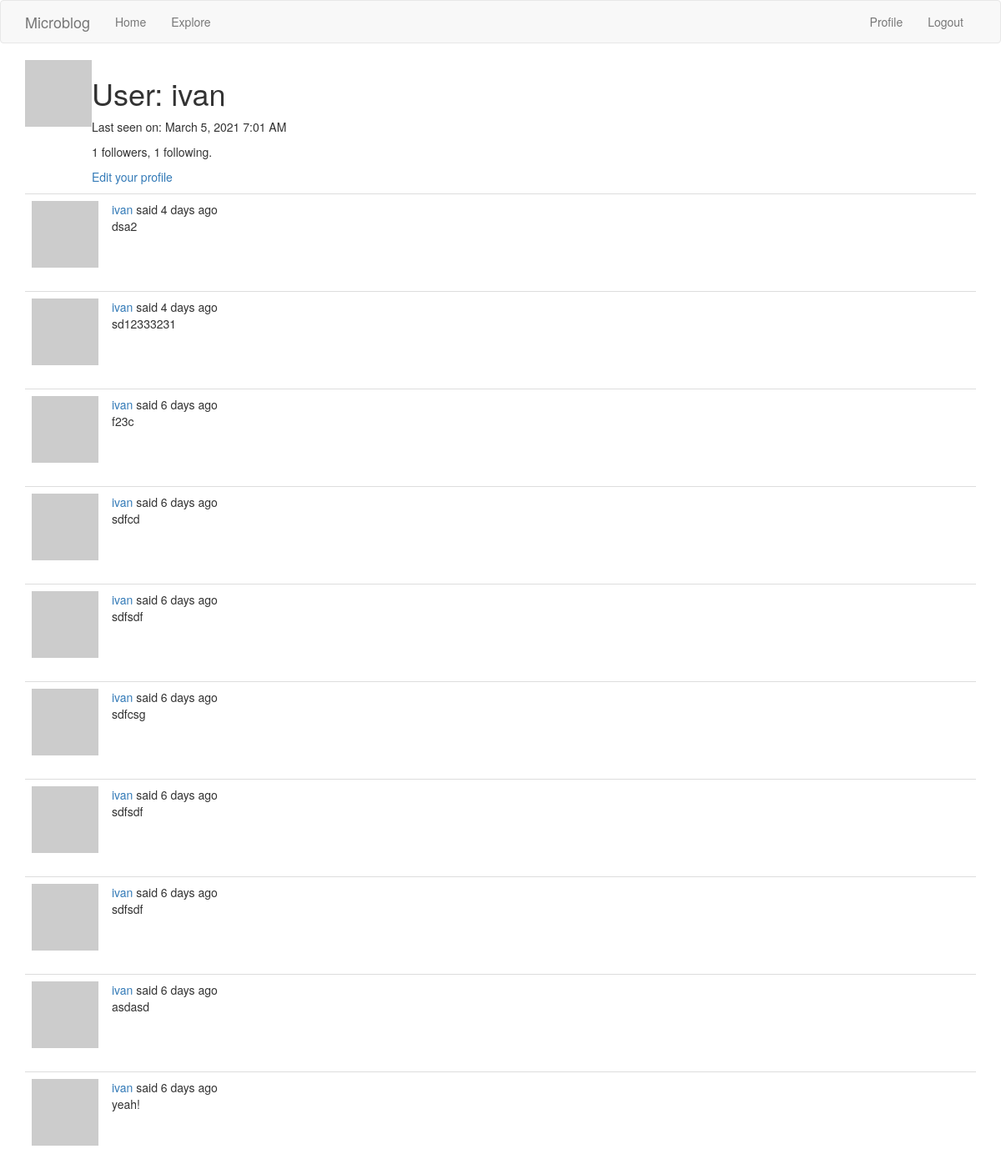
Before: /user/ivan (signed in) with the older database file.
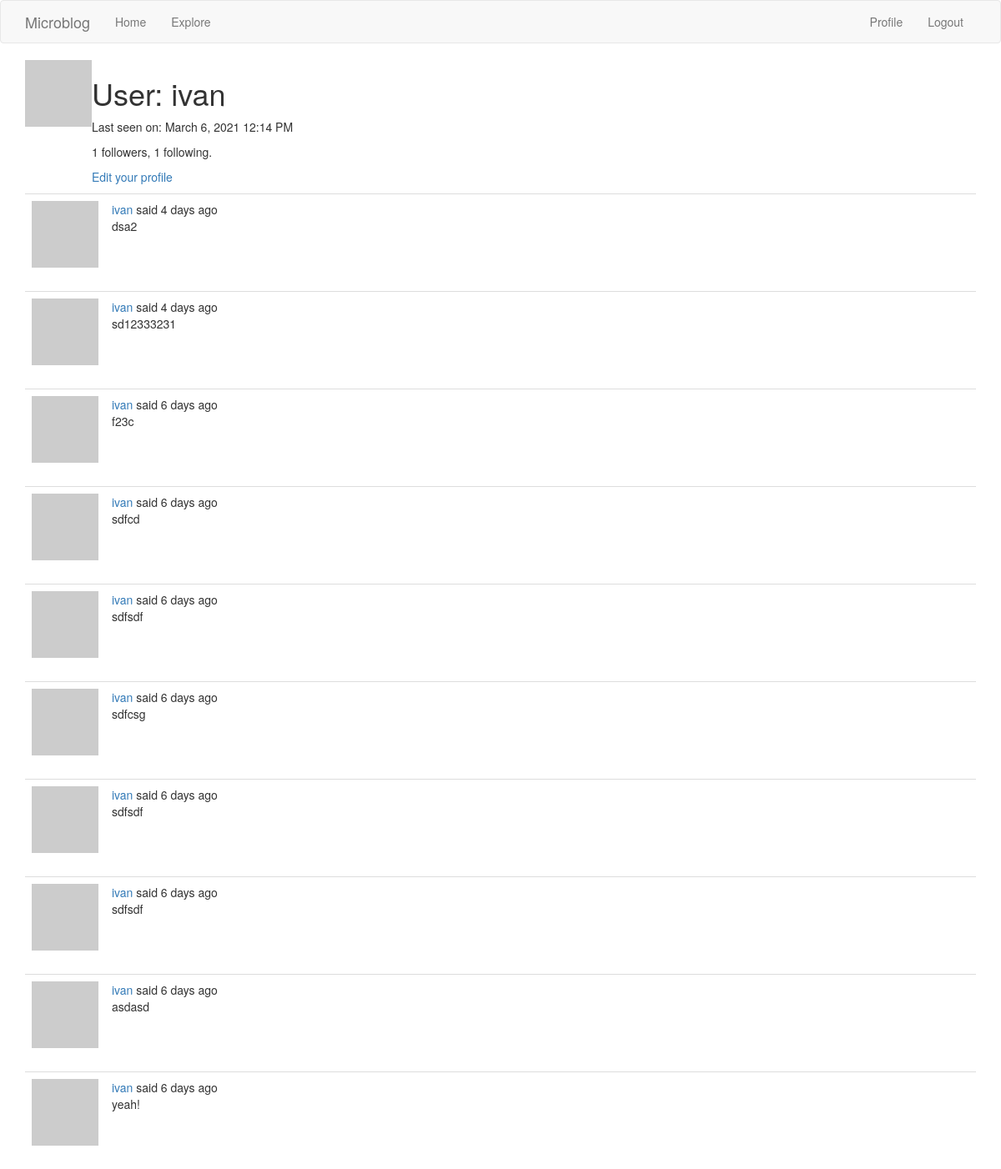
After: the same page with the newer database file.
### app/models.py (models this page shows, shortened)
class User(UserMixin, db.Model):
    id = db.Column(db.Integer, primary_key=True)
    username = db.Column(db.String(64), index=True, unique=True)
    email = db.Column(db.String(120), index=True, unique=True)
    password_hash = db.Column(db.String(128))
    posts = db.relationship('Post', backref='author', lazy='dynamic')
    about_me = db.Column(db.String(140))
    last_seen = db.Column(db.DateTime, default=datetime.utcnow)
    followed = db.relationship(
        'User',
        secondary=followers,
        primaryjoin=(followers.c.follower_id == id),
        secondaryjoin=(followers.c.followed_id == id),
        backref=db.backref('followers', lazy='dynamic'),
        lazy='dynamic'
    )
    def avatar(self, size):
        lower_email = str(self.email).lower()
        digest = md5(lower_email.encode('utf-8')).hexdigest()
        return 'https://www.gravatar.com/avatar/{}?d=identicon&s={}'.format(digest, size)

### app/routes.py (the view)
@app.route('/user/<username>')
@login_required
def user(username):
    user = User.query.filter_by(username=username).first_or_404()
    page = request.args.get('page', 1, type=int)
    posts = user.posts.order_by(Post.timestamp.desc()).paginate(
        page, app.config['POSTS_PER_PAGE'], False)
    next_url = url_for('user', username=user.username, page=posts.next_num) \
        if posts.has_next else None
    prev_url = url_for('user', username=user.username, page=posts.prev_num) \
        if posts.has_prev else None
    form = EmptyForm()
    return render_template('user.jinja', user=user, posts=posts.items,
                           next_url=next_url, prev_url=prev_url, form=form)

### app/models.py (called while the page is built)
@login.user_loader
def load_user(user_id):
    return User.query.get(int(user_id))

### app/routes.py (called while the page is built)
@app.before_request
def before_request():
    if current_user.is_authenticated:
        current_user.last_seen = datetime.utcnow()
        db.session.commit()
    g.locale = str(get_locale())

### app/templates/user.jinja (shortened to what this page needs)
{% extends "base.jinja" %}
{% block app_content %}
    <table>
        <tr valign="top">
            <td><img src="{{ user.avatar(128) }}"></td>
            <td>
                <h1>User: {{ user.username }}</h1>
                {% if user.last_seen %}
                    <p>{{ _('Last seen on:') }} {{ moment(user.last_seen).format('LLL') }}</p>
                {% endif %}
                <p>{{ user.followers.count() }} {{ _('followers') }}, {{ user.followed.count() }} {{ _('following') }}.</p>
                {% if user == current_user %}
                <p><a href="{{ url_for('edit_profile') }}">{{ _('Edit your profile') }}</a></p>
                {% endif %}
            </td>
        </tr>
    </table>
    {% for post in posts %}
        {% include '_post.jinja' %}
    {% endfor %}
{% endblock %}

Changed rows visible on the page:
changed User "ivan": last_seen "March 5, 2021 7:01 AM" → "March 6, 2021 12:14 PM"
